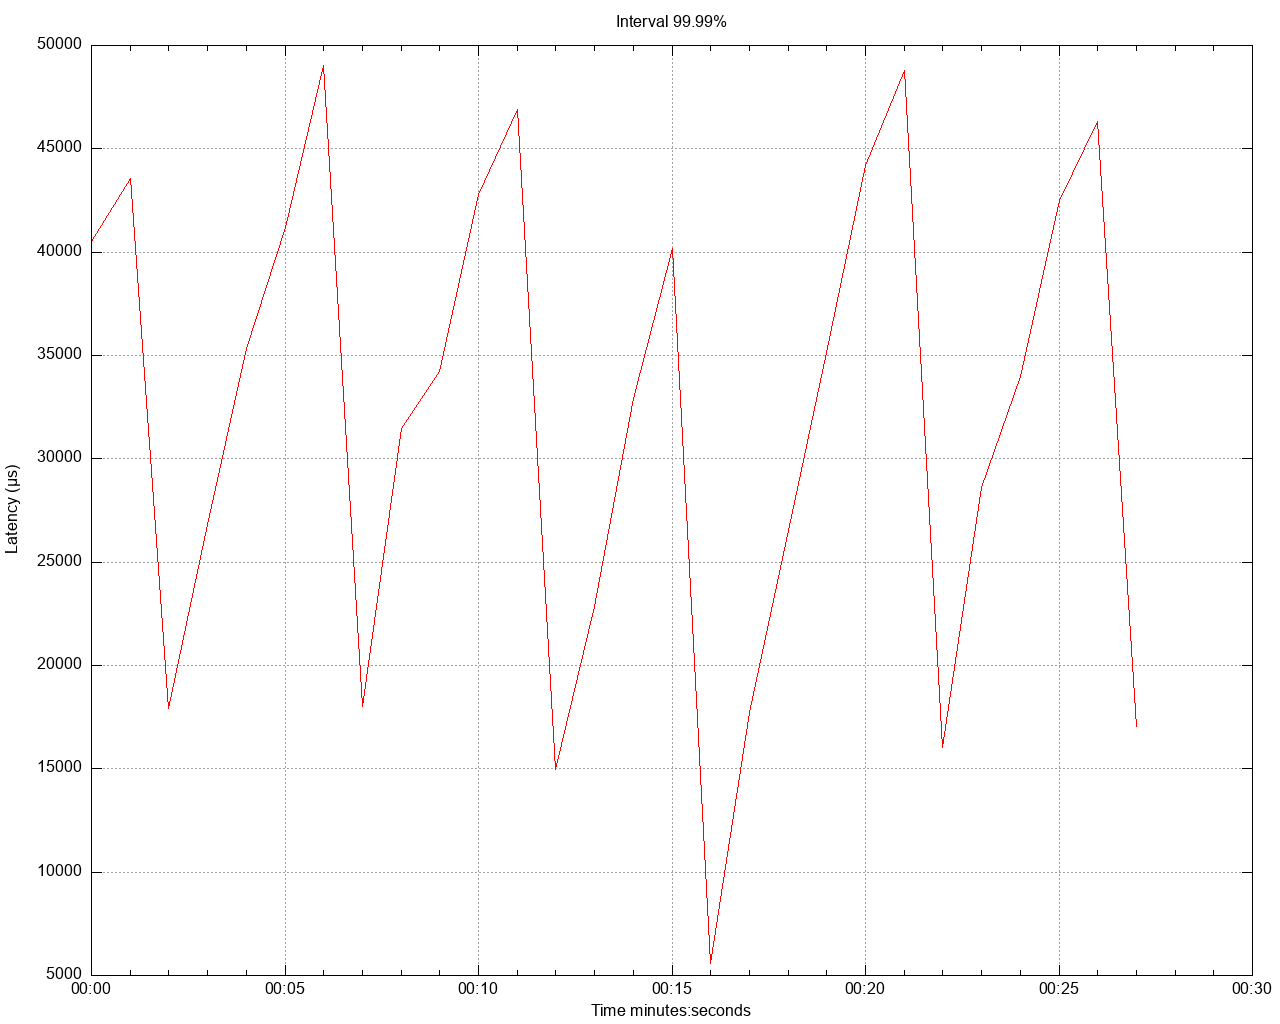

Reproduce this figure in gnuplot.
set title 'Interval 99.99%' noenhanced
set style data lines
set datafile separator ","
set terminal png size 1280,1024
set grid
set key below
set xdata time
set timefmt "%s"
offset = 0
t0(x)=(offset=($0==0) ? x : offset, x - offset)
set xlabel 'Time minutes:seconds'
set ylabel 'Latency (μs)'
set output '/Users/gbarnett/git/hazelcast-simulator/atomiclong-3node-member/atomicreference/latency/latency_interval_9999_fourKbWrite.png'
plot \
   '/Users/gbarnett/git/hazelcast-simulator/atomiclong-3node-member/atomicreference/data/latency_interval_9999_fourKbWrite_1.data' using (t0(timecolumn(1))):2 title "" lt rgb "red", \
